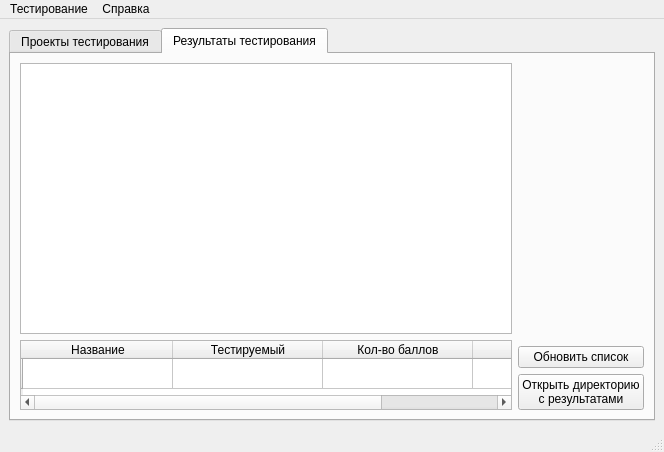
<?xml version="1.0" encoding="UTF-8"?>
<ui version="4.0">
 <class>CoreWindow</class>
 <widget class="QMainWindow" name="CoreWindow">
  <property name="geometry">
   <rect>
    <x>0</x>
    <y>0</y>
    <width>664</width>
    <height>452</height>
   </rect>
  </property>
  <property name="windowTitle">
   <string>CoreWindow</string>
  </property>
  <widget class="QWidget" name="centralwidget">
   <layout class="QGridLayout" name="gridLayout_3">
    <item row="0" column="0">
     <widget class="QTabWidget" name="file_navigation">
      <property name="sizePolicy">
       <sizepolicy hsizetype="Expanding" vsizetype="Minimum">
        <horstretch>1</horstretch>
        <verstretch>0</verstretch>
       </sizepolicy>
      </property>
      <property name="toolTip">
       <string>&lt;html&gt;&lt;head/&gt;&lt;body&gt;&lt;p&gt;&lt;br/&gt;&lt;/p&gt;&lt;/body&gt;&lt;/html&gt;</string>
      </property>
      <property name="currentIndex">
       <number>1</number>
      </property>
      <widget class="QWidget" name="tab_test_project">
       <attribute name="title">
        <string>Проекты тестирования</string>
       </attribute>
       <layout class="QGridLayout" name="gridLayout">
        <item row="0" column="2">
         <layout class="QHBoxLayout" name="horizontalLayout">
          <item>
           <layout class="QVBoxLayout" name="verticalLayout">
            <item>
             <widget class="QPushButton" name="pushButton_create_new">
              <property name="text">
               <string>Создать новый
проект</string>
              </property>
             </widget>
            </item>
            <item>
             <widget class="QPushButton" name="pushButton_open_redactor">
              <property name="text">
               <string>Открыть для 
редактирования</string>
              </property>
             </widget>
            </item>
            <item>
             <spacer name="verticalSpacer">
              <property name="orientation">
               <enum>Qt::Vertical</enum>
              </property>
              <property name="sizeHint" stdset="0">
               <size>
                <width>20</width>
                <height>40</height>
               </size>
              </property>
             </spacer>
            </item>
            <item>
             <widget class="QPushButton" name="pushButton_update_project">
              <property name="text">
               <string>Обновить список</string>
              </property>
             </widget>
            </item>
            <item>
             <widget class="QPushButton" name="pushButton_directory_project">
              <property name="text">
               <string>Открыть директорию
с проектами</string>
              </property>
             </widget>
            </item>
           </layout>
          </item>
         </layout>
        </item>
        <item row="0" column="0">
         <layout class="QVBoxLayout" name="verticalLayout_3">
          <item>
           <widget class="QListWidget" name="listWidget_project">
            <property name="sizePolicy">
             <sizepolicy hsizetype="Expanding" vsizetype="Minimum">
              <horstretch>0</horstretch>
              <verstretch>0</verstretch>
             </sizepolicy>
            </property>
           </widget>
          </item>
          <item>
           <widget class="QTableWidget" name="tableWidget_project">
            <property name="enabled">
             <bool>true</bool>
            </property>
            <property name="sizePolicy">
             <sizepolicy hsizetype="Fixed" vsizetype="Minimum">
              <horstretch>0</horstretch>
              <verstretch>0</verstretch>
             </sizepolicy>
            </property>
            <property name="maximumSize">
             <size>
              <width>10000000</width>
              <height>70</height>
             </size>
            </property>
            <property name="font">
             <font>
              <kerning>true</kerning>
             </font>
            </property>
            <property name="showGrid">
             <bool>true</bool>
            </property>
            <property name="wordWrap">
             <bool>true</bool>
            </property>
            <property name="cornerButtonEnabled">
             <bool>true</bool>
            </property>
            <property name="rowCount">
             <number>1</number>
            </property>
            <property name="columnCount">
             <number>4</number>
            </property>
            <attribute name="horizontalHeaderMinimumSectionSize">
             <number>150</number>
            </attribute>
            <attribute name="horizontalHeaderDefaultSectionSize">
             <number>150</number>
            </attribute>
            <attribute name="verticalHeaderMinimumSectionSize">
             <number>24</number>
            </attribute>
            <row>
             <property name="text">
              <string/>
             </property>
            </row>
            <column>
             <property name="text">
              <string>Название</string>
             </property>
            </column>
            <column>
             <property name="text">
              <string>Создатель</string>
             </property>
            </column>
            <column>
             <property name="text">
              <string>Дата создания</string>
             </property>
            </column>
            <column>
             <property name="text">
              <string>Кол-во вопросов</string>
             </property>
            </column>
           </widget>
          </item>
         </layout>
        </item>
       </layout>
      </widget>
      <widget class="QWidget" name="tab_result_record">
       <attribute name="title">
        <string>Результаты тестирования</string>
       </attribute>
       <layout class="QGridLayout" name="gridLayout_2">
        <item row="0" column="0">
         <layout class="QHBoxLayout" name="horizontalLayout_2">
          <item>
           <layout class="QVBoxLayout" name="verticalLayout_4">
            <item>
             <widget class="QListWidget" name="listWidget_result">
              <property name="sizePolicy">
               <sizepolicy hsizetype="Expanding" vsizetype="Minimum">
                <horstretch>0</horstretch>
                <verstretch>0</verstretch>
               </sizepolicy>
              </property>
             </widget>
            </item>
            <item>
             <widget class="QTableWidget" name="tableWidget_result">
              <property name="maximumSize">
               <size>
                <width>16777215</width>
                <height>70</height>
               </size>
              </property>
              <attribute name="horizontalHeaderMinimumSectionSize">
               <number>150</number>
              </attribute>
              <row>
               <property name="text">
                <string/>
               </property>
              </row>
              <column>
               <property name="text">
                <string>Название</string>
               </property>
              </column>
              <column>
               <property name="text">
                <string>Тестируемый</string>
               </property>
              </column>
              <column>
               <property name="text">
                <string>Кол-во баллов</string>
               </property>
              </column>
              <column>
               <property name="text">
                <string>Оценка</string>
               </property>
              </column>
             </widget>
            </item>
           </layout>
          </item>
          <item>
           <layout class="QVBoxLayout" name="verticalLayout_2">
            <item>
             <spacer name="verticalSpacer_2">
              <property name="orientation">
               <enum>Qt::Vertical</enum>
              </property>
              <property name="sizeHint" stdset="0">
               <size>
                <width>20</width>
                <height>40</height>
               </size>
              </property>
             </spacer>
            </item>
            <item>
             <widget class="QPushButton" name="pushButton_update_record">
              <property name="text">
               <string>Обновить список</string>
              </property>
             </widget>
            </item>
            <item>
             <widget class="QPushButton" name="pushButton_directory_result">
              <property name="text">
               <string>Открыть директорию
с результатами</string>
              </property>
             </widget>
            </item>
           </layout>
          </item>
         </layout>
        </item>
       </layout>
      </widget>
     </widget>
    </item>
   </layout>
  </widget>
  <widget class="QMenuBar" name="menubar">
   <property name="geometry">
    <rect>
     <x>0</x>
     <y>0</y>
     <width>664</width>
     <height>21</height>
    </rect>
   </property>
   <widget class="QMenu" name="menu_5">
    <property name="title">
     <string>Тестирование</string>
    </property>
    <addaction name="action_start_testing"/>
   </widget>
   <widget class="QMenu" name="menu_6">
    <property name="title">
     <string>Справка</string>
    </property>
    <addaction name="action_about_program"/>
   </widget>
   <addaction name="menu_5"/>
   <addaction name="menu_6"/>
  </widget>
  <widget class="QStatusBar" name="statusbar"/>
  <action name="action_start_testing">
   <property name="text">
    <string>Начало нового тестирования...</string>
   </property>
  </action>
  <action name="action_view_testing_record">
   <property name="text">
    <string>Просмотр записей тестирований...</string>
   </property>
  </action>
  <action name="action_about_program">
   <property name="text">
    <string>О программе</string>
   </property>
  </action>
 </widget>
 <resources/>
 <connections/>
</ui>
